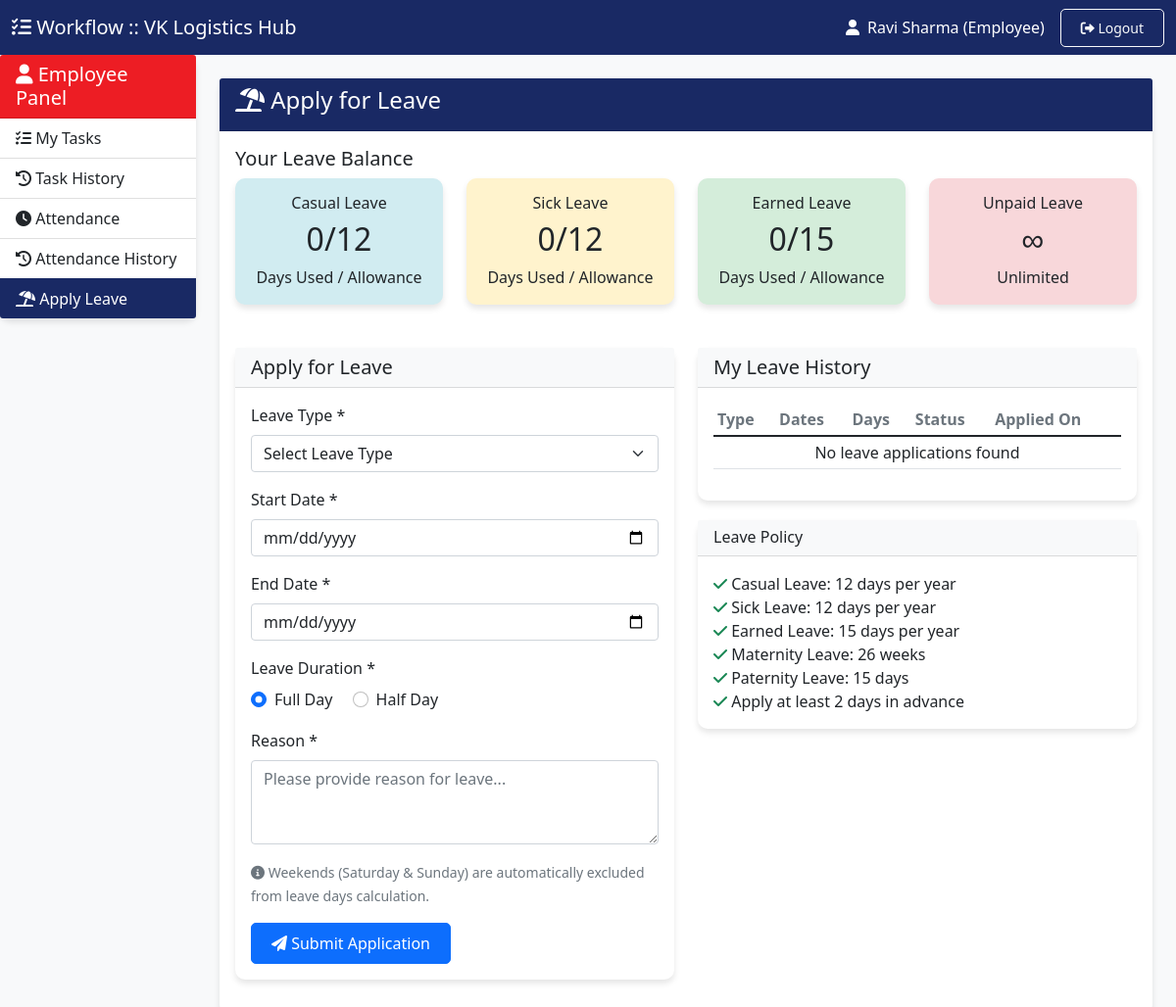
Page /dashboard/employee/apply_leave.php (signed in) on the committed database.
### tables this page shows
CREATE TABLE IF NOT EXISTS `users` (
  `id` INT AUTO_INCREMENT PRIMARY KEY,
  `username` VARCHAR(50) NOT NULL UNIQUE,
  `email` VARCHAR(100) NOT NULL UNIQUE,
  `password` VARCHAR(255) NOT NULL,
  `full_name` VARCHAR(100) NOT NULL,
  `role` ENUM('management', 'hod', 'employee') NOT NULL,
  `department_id` INT NULL,
  `position` VARCHAR(100) NULL,
  `is_active` TINYINT(1) DEFAULT 1,
  `last_login` DATETIME NULL,
  `created_at` TIMESTAMP DEFAULT CURRENT_TIMESTAMP,
  INDEX (`department_id`),
  INDEX (`role`),
  INDEX (`is_active`)
);

CREATE TABLE IF NOT EXISTS `employee_leave_balance` (
  `id` INT AUTO_INCREMENT PRIMARY KEY,
  `user_id` INT NOT NULL UNIQUE,
  `casual_leave` DECIMAL(6,1) DEFAULT 12.0,
  `sick_leave` DECIMAL(6,1) DEFAULT 12.0,
  `earned_leave` DECIMAL(6,1) DEFAULT 15.0,
  `last_updated` TIMESTAMP DEFAULT CURRENT_TIMESTAMP ON UPDATE CURRENT_TIMESTAMP,
  INDEX (`user_id`)
);

### dashboard/employee/apply_leave.php (the view, shortened to what this page needs)
<?php
$db = new Database();
$conn = $db->getConnection();
$user_id = $_SESSION['user_id'];
$balance_query = "SELECT * FROM employee_leave_balance WHERE user_id = :user_id";
$balance_stmt = $conn->prepare($balance_query);
$balance_stmt->bindParam(':user_id', $user_id);
$balance_stmt->execute();
$leave_balance = $balance_stmt->fetch(PDO::FETCH_ASSOC);
$history_query = "SELECT * FROM employee_leaves
                  WHERE user_id = :user_id
                  ORDER BY created_at DESC";
$history_stmt = $conn->prepare($history_query);
$history_stmt->bindParam(':user_id', $user_id);
$history_stmt->execute();
$leave_history = $history_stmt->fetchAll(PDO::FETCH_ASSOC);
$user_query = "SELECT * FROM users WHERE id = :id";
$user_stmt = $conn->prepare($user_query);
$user_stmt->bindParam(':id', $user_id);
$user_stmt->execute();
$user = $user_stmt->fetch(PDO::FETCH_ASSOC);
$format_leave_days = static function ($days) {
    return rtrim(rtrim(number_format((float) $days, 1), '0'), '.');
};
$casual_leave_used = max(0, 12 - (float) ($leave_balance['casual_leave'] ?? 12));
$sick_leave_used = max(0, 12 - (float) ($leave_balance['sick_leave'] ?? 12));
$earned_leave_used = max(0, 15 - (float) ($leave_balance['earned_leave'] ?? 15));
?>
<!DOCTYPE html>
<html lang="en">
<head>
    <link href="https://cdn.jsdelivr.net/npm/bootstrap@5.1.3/dist/css/bootstrap.min.css" rel="stylesheet">
    <link rel="stylesheet" href="https://cdnjs.cloudflare.com/ajax/libs/font-awesome/6.0.0/css/all.min.css">
    <link rel="stylesheet" href="https://cdn.jsdelivr.net/npm/flatpickr/dist/flatpickr.min.css">
    <link href="../../assets/css/style.css" rel="stylesheet">
</head>
<body style="background-color: #f8f9fa;">
    <nav class="navbar navbar-dark bg-primary sticky-top">
        <div class="container-fluid">
            <a class="navbar-brand" href="index.php">
                <i class="fas fa-tasks"></i> <?php echo APP_NAME; ?>
            </a>
            <div class="d-flex align-items-center text-white">
                <i class="fas fa-user me-2"></i>
                <?php echo htmlspecialchars($user['full_name']); ?> (Employee)
                <a href="../../auth/logout.php" class="btn btn-outline-light btn-sm ms-3">
                    <i class="fas fa-sign-out-alt"></i> Logout
                </a>
            </div>
        </div>
    </nav>
    <div class="container-fluid">
        <div class="row">
            <div class="col-md-3 col-lg-2 px-0">
                <div class="card">
                    <div class="card-header bg-red-vk text-white">
                        <h5 class="mb-0"><i class="fas fa-user"></i> Employee Panel</h5>
                    </div>
                    <div class="list-group list-group-flush">
                        <a href="index.php" class="list-group-item list-group-item-action">
                            <i class="fas fa-tasks"></i> My Tasks
                        </a>
                        <a href="task-history.php" class="list-group-item list-group-item-action">
                            <i class="fas fa-history"></i> Task History
                        </a>
                        <a class="list-group-item list-group-item-action" href="attendance.php">
                            <i class="fas fa-clock"></i> Attendance
                        </a>
                        <a class="list-group-item list-group-item-action" href="view_attendance.php">
                            <i class="fas fa-history"></i> Attendance History
                        </a>
                        <a class="list-group-item list-group-item-action active" href="apply_leave.php">
                                <i class="fas fa-umbrella-beach"></i> Apply Leave
                            </a>
                    </div>
                </div>
            </div>
            <div class="col-md-9 ms-sm-auto col-lg-10 px-md-4 mt-4">
                <div class="card">
                    <div class="card-header bg-primary text-white">
                        <h4><i class="fas fa-umbrella-beach"></i> Apply for Leave</h4>
                    </div>
                    <div class="card-body">
                        <div class="row mb-4">
                            <div class="col-md-12">
                                <h5>Your Leave Balance</h5>
                                <div class="row">
                                    <div class="col-md-3">
                                        <div class="card leave-balance-card leave-casual">
                                            <div class="card-body text-center">
                                                <h6 class="card-title">Casual Leave</h6>
                                                <h2><?php echo $format_leave_days($casual_leave_used); ?>/12</h2>
                                                <p class="card-text">Days Used / Allowance</p>
                                            </div>
                                        </div>
                                    </div>
                                    <div class="col-md-3">
                                        <div class="card leave-balance-card leave-sick">
                                            <div class="card-body text-center">
                                                <h6 class="card-title">Sick Leave</h6>
                                                <h2><?php echo $format_leave_days($sick_leave_used); ?>/12</h2>
                                                <p class="card-text">Days Used / Allowance</p>
                                            </div>
                                        </div>
                                    </div>
                                    <div class="col-md-3">
                                        <div class="card leave-balance-card leave-earned">
                                            <div class="card-body text-center">
                                                <h6 class="card-title">Earned Leave</h6>
                                                <h2><?php echo $format_leave_days($earned_leave_used); ?>/15</h2>
                                                <p class="card-text">Days Used / Allowance</p>
                                            </div>
                                        </div>
                                    </div>
                                    <div class="col-md-3">
                                        <div class="card leave-balance-card leave-unpaid">
                                            <div class="card-body text-center">
                                                <h6 class="card-title">Unpaid Leave</h6>
                                                <h2>∞</h2>
                                                <p class="card-text">Unlimited</p>
                                            </div>
                                        </div>
                                    </div>
                                </div>
                            </div>
                        </div>
                        <div class="row">
                            <div class="col-md-6">
                                <div class="card">
                                    <div class="card-header bg-light">
                                        <h5 class="mb-0">Apply for Leave</h5>
                                    </div>
                                    <div class="card-body">
                                        <form method="POST">
                                            <div class="mb-3">
                                                <label for="leave_type" class="form-label">Leave Type *</label>
                                                <select class="form-select" id="leave_type" name="leave_type" required>
                                                    <option value="">Select Leave Type</option>
                                                </select>
                                            </div>
                                            <div class="mb-3">
                                                <label for="start_date" class="form-label">Start Date *</label>
                                                <input type="date" class="form-control" id="start_date"
                                                    name="start_date" required>
                                            </div>
                                            <div class="mb-3">
                                                <label for="end_date" class="form-label">End Date *</label>
                                                <input type="date" class="form-control" id="end_date" name="end_date"
                                                    required>
                                            </div>
                                            <div class="mb-3">
                                                <span class="form-label d-block">Leave Duration *</span>
                                                <div class="form-check form-check-inline">
                                                    <input class="form-check-input" type="radio" name="leave_duration" id="duration_full" value="full" checked>
                                                    <label class="form-check-label" for="duration_full">Full Day</label>
                                                </div>
                                                <div class="form-check form-check-inline">
                                                    <input class="form-check-input" type="radio" name="leave_duration" id="duration_half" value="half">
                                                    <label class="form-check-label" for="duration_half">Half Day</label>
                                                </div>
                                            </div>
                                            <div class="mb-3">
                                                <label for="reason" class="form-label">Reason *</label>
                                                <textarea class="form-control" id="reason" name="reason" rows="3"
                                                    placeholder="Please provide reason for leave..."
                                                    required></textarea>
                                            </div>
                                            <div class="mb-3">
                                                <small class="text-muted">
                                                    <i class="fas fa-info-circle"></i> Weekends (Saturday & Sunday) are
                                                    automatically excluded from leave days calculation.
                                                </small>
                                            </div>
                                            <button type="submit" name="apply_leave" class="btn btn-primary">
                                                <i class="fas fa-paper-plane"></i> Submit Application
                                            </button>
                                        </form>
                                    </div>
                                </div>
                            </div>
                            <div class="col-md-6">
                                <div class="card">
                                    <div class="card-header bg-light">
                                        <h5 class="mb-0">My Leave History</h5>
                                    </div>
                                    <div class="card-body">
                                        <div class="table-responsive">
                                            <table class="table table-sm">
                                                <thead>
                                                    <tr>
                                                        <th>Type</th>
                                                        <th>Dates</th>
                                                        <th>Days</th>
                                                        <th>Status</th>
                                                        <th>Applied On</th>
                                                    </tr>
                                                </thead>
                                                <tbody>
                                                    <?php if (empty($leave_history)): ?>
                                                    <tr>
                                                        <td colspan="5" class="text-center">No leave applications found
                                                        </td>
                                                    </tr>
                                                    <?php endif; ?>
                                                </tbody>
                                            </table>
                                        </div>
                                    </div>
                                </div>
                                <div class="card mt-3">
                                    <div class="card-header bg-light">
                                        <h6 class="mb-0">Leave Policy</h6>
                                    </div>
                                    <div class="card-body">
                                        <ul class="list-unstyled mb-0">
                                            <li><i class="fas fa-check text-success"></i> Casual Leave: 12 days per year
                                            </li>
                                            <li><i class="fas fa-check text-success"></i> Sick Leave: 12 days per year
                                            </li>
                                            <li><i class="fas fa-check text-success"></i> Earned Leave: 15 days per year
                                            </li>
                                            <li><i class="fas fa-check text-success"></i> Maternity Leave: 26 weeks</li>
                                            <li><i class="fas fa-check text-success"></i> Paternity Leave: 15 days</li>
                                            <li><i class="fas fa-check text-success"></i> Apply at least 2 days in
                                                advance</li>
                                        </ul>
                                    </div>
                                </div>
                            </div>
                        </div>
                    </div>
                </div>
            </div>
        </div>
    </div>
</body>
</html>

### assets/css/style.css (style rules this page uses)
body { background-color: #f8f9fa; font-family: 'Segoe UI', Tahoma, Geneva, Verdana, sans-serif; }
.bg-primary { background-color: #192964 !important; }
.list-group-item.active { z-index: 2; color: #fff; background-color: #192964; border-color: #192964; }
.bg-red-vk { background-color: #ed1d24 !important; }
.card { border: none; border-radius: 10px; box-shadow: 0 4px 6px rgba(0,0,0,0.1); margin-bottom: 20px; transition: transform 0.3s; }
.table th { border-top: none; font-weight: 600; color: #6c757d; }
.btn { border-radius: 5px; padding: 8px 20px; font-weight: 500; }

### dashboard/employee/apply_leave.php (style rules this page uses)
.leave-balance-card { border-radius: 10px; margin-bottom: 20px; }
.leave-casual { background-color: #d1ecf1; border-color: #bee5eb; }
.leave-sick { background-color: #fff3cd; border-color: #ffeaa7; }
.leave-earned { background-color: #d4edda; border-color: #c3e6cb; }
.leave-unpaid { background-color: #f8d7da; border-color: #f5c6cb; }

### rows in the picture
users: full_name "Ravi Sharma"
employee_leave_balance: casual_leave "0", sick_leave "0", earned_leave "0"

### other values in the picture
APP_NAME "Workflow :: VK Logistics Hub"
